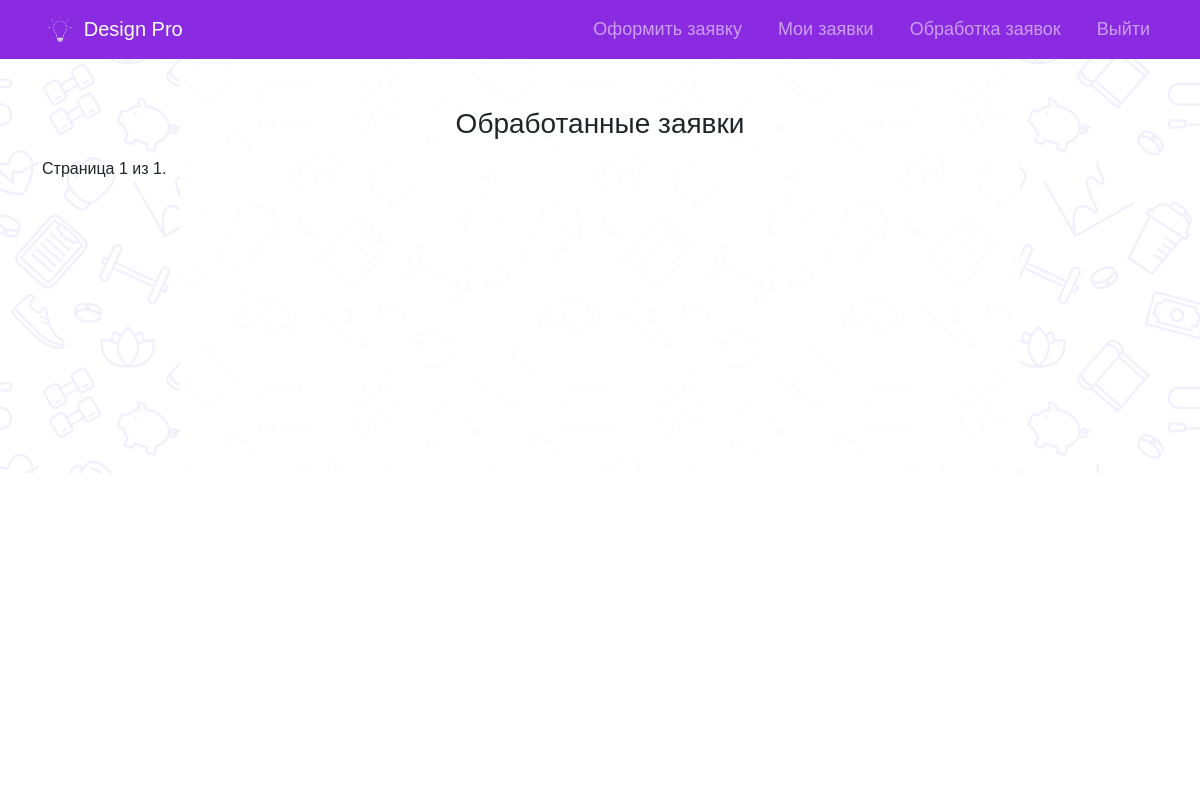
/client/answers/ (signed in), run on an earlier commit of the app's database.
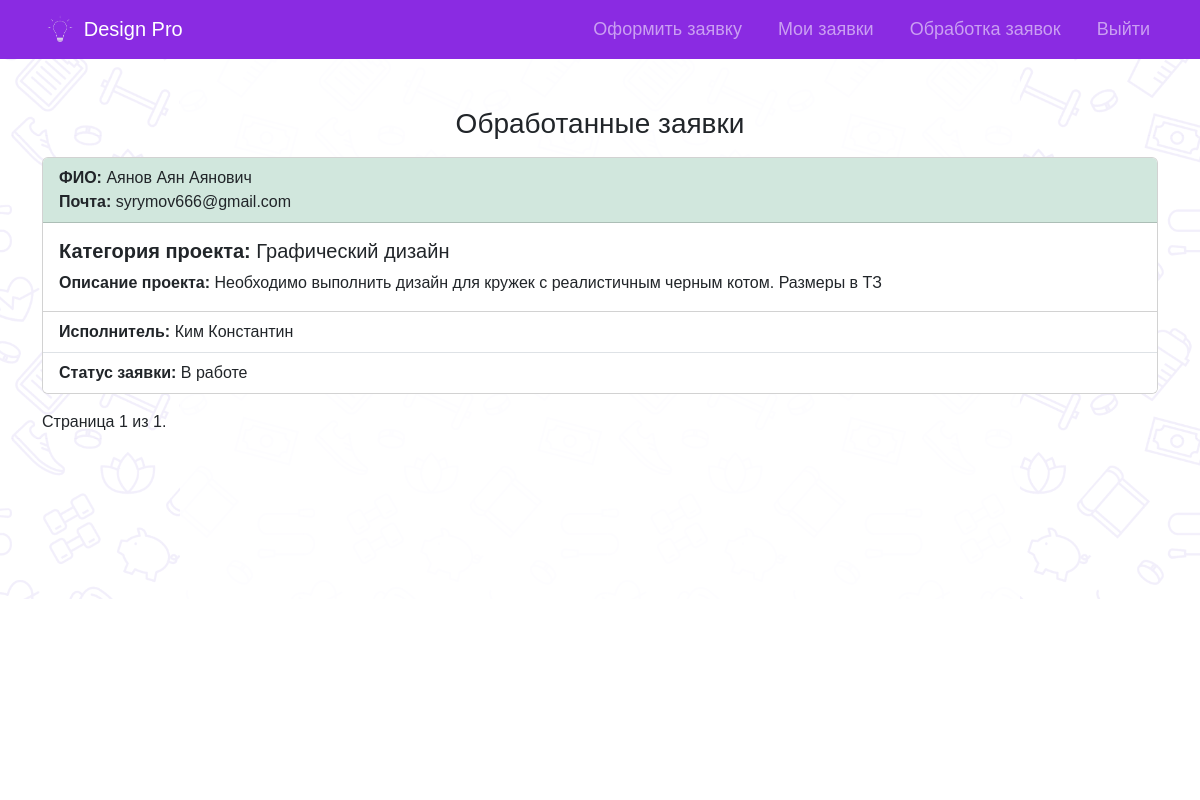
And on a later commit of the database.
### web/models.py (models this page shows, shortened)
class ClientOrder(models.Model):
    client = models.ForeignKey(Request, on_delete=models.CASCADE)
    assigned_executor = models.ForeignKey(Executor, on_delete=models.CASCADE, null=True, blank=True)
    status_choices = [
        ('assigned', 'Назначен'),
        ('in_progress', 'В работе'),
        ('completed', 'Завершен'),
        ('canceled', 'Отменен'),
    ]
    status = models.CharField(max_length=20, choices=status_choices, default='assigned')
    timestamp = models.DateTimeField(auto_now_add=True)
    class Meta:
        verbose_name_plural = 'Обработка заявок'

class Request(models.Model):
    user = models.ForeignKey(User, on_delete=models.CASCADE)
    fullname = models.CharField(max_length=100)
    email = models.EmailField()
    category = models.ForeignKey(DesignCategory, on_delete=models.CASCADE)
    project_description = models.TextField()
    attachment = models.FileField(upload_to='attachments/')
    timestamp = models.DateTimeField(auto_now_add=True)
    class Meta:
        verbose_name_plural = 'Заявки'

class DesignCategory(models.Model):
    name = models.CharField(max_length=150, unique=True)
    description = models.TextField()
    class Meta:
        verbose_name_plural = 'Категории дизайна'

class Executor(models.Model):
    fullname = models.CharField(max_length=100)
    photo = models.FileField(upload_to='photo/')
    bio = models.TextField()
    skills = models.CharField(max_length=255)
    class Meta:
        verbose_name_plural = 'Исполнитель'

### web/views.py (the view)
# urls.py: path('client/answers/', answers, name='answers'),
@login_required
def answers(request):
    user = request.user
    processed_orders = ClientOrder.objects.filter(client__user=user)
    page = request.GET.get('page', 1)
    paginator = Paginator(processed_orders, 5)
    try:
        processed_orders = paginator.page(page)
    except PageNotAnInteger:
        processed_orders = paginator.page(1)
    except EmptyPage:
        processed_orders = paginator.page(paginator.num_pages)
    return render(request, 'answers.html', {'processed_orders': processed_orders})

### templates/answers.html (shortened to what this page needs)
{% extends 'style.html' %}
{% load static %}
{% block nav_block %}
<li class="nav-item">
  <a class="nav-link" href="{% url 'order' %}">Оформить заявку</a>
</li>
<li class="nav-item">
  <a class="nav-link" href="{% url 'myorders' %}">Мои заявки</a>
</li>
<li class="nav-item">
  <a class="nav-link" href="{% url 'answers' %}">Обработка заявок</a>
</li>
<li class="nav-item">
  <a class="nav-link" href="{% url 'logout' %}">Выйти</a>
</li>
{% endblock %}
{% block content %}
<div class="container mt-5">
    <h3 class="text-center mb-3">Обработанные заявки</h3>
    {% for order in processed_orders %}
      <div class="card mb-3">
        <div class="card-header bg-success-subtle">
          <strong>ФИО:</strong> {{ order.client.fullname }}<br>
          <strong>Почта:</strong> {{ order.client.email }}
        </div>
        <div class="card-body">
          <h5 class="card-title"><strong>Категория проекта:</strong> {{ order.client.category.name }}</h5>
          <p class="card-text"><strong>Описание проекта:</strong> {{ order.client.project_description }}</p>
        </div>
        <ul class="list-group list-group-flush">
          <li class="list-group-item"><strong>Исполнитель:</strong> {% if order.assigned_executor %}{{ order.assigned_executor.fullname }}{% else %}Не назначен{% endif %}</li>
          <li class="list-group-item"><strong>Статус заявки:</strong> {{ order.get_status_display }}</li>
        </ul>
      </div>
    {% endfor %}
    <div class="pagination">
      <span class="step-links">
          <span class="current">
              Страница {{ processed_orders.number }} из {{ processed_orders.paginator.num_pages }}.
          </span>
      </span>
    </div>
  </div>
{% endblock %}

What changed in the data, as far as the page shows it:
added ClientOrder: client.fullname "Аянов Аян Аянович", client.email "syrymov666@gmail.com", client.category.name "Графический дизайн", client.project_description "Необходимо выполнить дизайн для кружек с реалистичным черным котом. Размеры в ТЗ", assigned_executor.fullname "Ким Константин", status "В работе"
